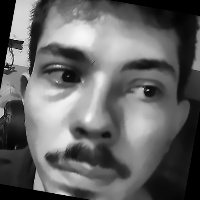
#> input picture usuarios/001/000.jpg, 200 x 200 px; its folder holds only this picture in this run
$ python 2_treinamento.py
#> lines starting #> are read from the running program, lines starting #| are printed output that depends on the picture
import cv2
import numpy as np
import os
from time import time


MIN_FACE_SIZE = (100, 100)
RESIZED_DIM = (200, 200)
TEST_SIZE = 0.2
RANDOM_STATE = 42

def treinamento():
    face_cascade = cv2.CascadeClassifier('Cascade/haarcascade_frontalface_default.xml')
    pasta_usuarios = 'usuarios/'
    faces_treinadas = []
    ids_usuarios = []

    for usuario in os.listdir(pasta_usuarios):
        usuario_path = f'{pasta_usuarios}/{usuario}'
        if os.path.isdir(usuario_path):
            id_usuario = int(usuario)
            for arquivo in os.listdir(usuario_path):
                caminho_imagem = f'{usuario_path}/{arquivo}'
                img = cv2.imread(caminho_imagem, cv2.IMREAD_GRAYSCALE)
#> img is the input picture: shape (200, 200); min 0, max 247, mean 100.6
                if img is None:
                    print(f"Erro ao carregar a imagem: {caminho_imagem}")
                    continue


                equalized_img = cv2.equalizeHist(img)
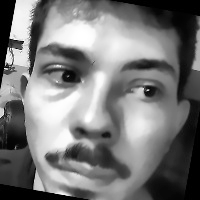
#> equalized_img: shape (200, 200); min 0, max 255, mean 120.5
                faces = face_cascade.detectMultiScale(equalized_img, scaleFactor=1.1, minNeighbors=5, minSize=(50, 50))
#> faces = [[9, 12, 182, 182]]

                if len(faces) == 0:
                    print(f"Nenhum rosto detectado na imagem: {arquivo}")
                    continue

                for (x, y, w, h) in faces:
                    face_roi = equalized_img[y:y + h, x:x + w]
                    face_roi_resized = cv2.resize(face_roi, (200, 200))
                    faces_treinadas.append(face_roi_resized)
                    ids_usuarios.append(id_usuario)
#> this loop made 1 pass
#> pass 1, in treinamento, `face_roi = equalized_img[y:y + h, x:x + w]`:
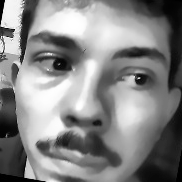
#> face_roi: shape (182, 182); min 0, max 255, mean 133.5
#> after the loop, faces_treinadas = 1 item; ids_usuarios = [1]
#> pass 2 of the loop in treinamento, `for usuario in os.listdir(pasta_usuarios):`:
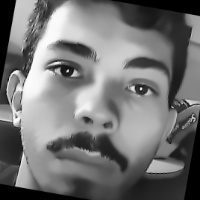
#> input picture usuarios/012/000_center.jpg, 200 x 200 px
#> in treinamento, img is the input picture: shape (200, 200); min 0, max 254, mean 115.8
#> in treinamento, `equalized_img = cv2.equalizeHist(img)`:
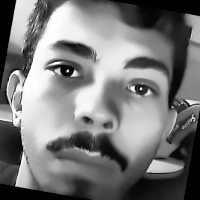
#> equalized_img: shape (200, 200); min 0, max 255, mean 120.9
#> faces = ()

    if len(faces_treinadas) == 0:
        print("Nenhuma face válida detectada. Treinamento cancelado.")
        return

    recognizer = cv2.face.LBPHFaceRecognizer_create()
    recognizer.train(np.array(faces_treinadas), np.array(ids_usuarios))
    recognizer.save('modelo_lbph.yml')
    np.save('ids_usuarios.npy', ids_usuarios)
    print("Treinamento concluído e modelo LBPH salvo.")

treinamento()
